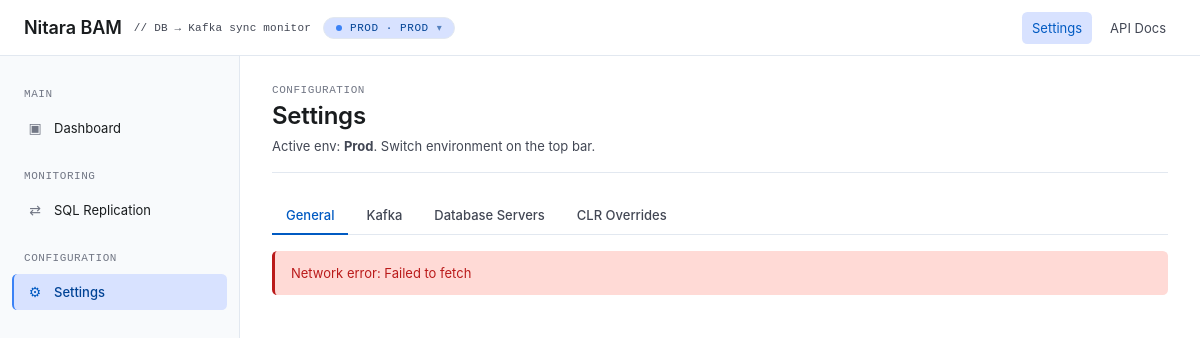
The app's page /settings, older data.
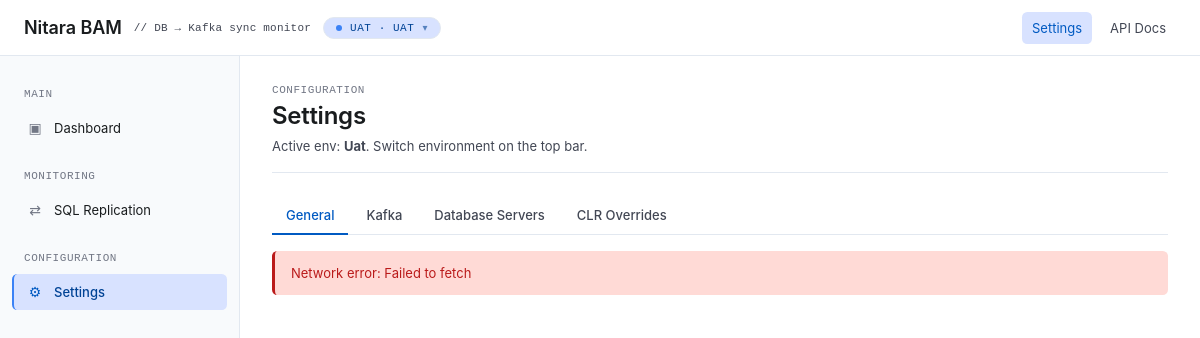
The same page, newer data.
### tables this page shows
CREATE TABLE Environments (
                display_name VARCHAR PRIMARY KEY NOT NULL,
                value VARCHAR NOT NULL UNIQUE,
                kafka_brokers VARCHAR,
                kafka_clustered VARCHAR NOT NULL DEFAULT 'false',
                settings_json VARCHAR NOT NULL DEFAULT '{}'
            , sync_to_kafka VARCHAR NOT NULL DEFAULT 'false');

### app.py (the view)
@app.route('/settings', methods=['GET'])
def settings():
    active = _resolve_active_environment()
    if not active:
        return redirect(url_for('select_environment'))
    clr_overrides = settings_db.list_clr_overrides()
    return render_template(
        'settings.html',
        active_environment=active,
        clr_overrides=clr_overrides,
    )

### app.py (called while the page is built)
def _resolve_active_environment():
    override = request.args.get('env') if request else None
    if override:
        env = settings_db.get_environment(override)
        if env:
            return env
    active = settings_db.get_active_environment()
    if active:
        return active
    envs = settings_db.list_environments()
    return envs[0] if envs else None

@app.before_request
def require_environment():
    if request.path in ('/select-environment', '/health'):
        return None
    if request.path.startswith('/static') or request.path.startswith('/apidocs'):
        return None
    if request.path.startswith('/api/'):
        return None
    if settings_db.get_active_environment():
        return None
    return redirect(url_for('select_environment'))

### templates/settings.html (shortened to what this page needs)
{% extends "base.html" %}
{% block content %}
<div class="page-header">
    <div>
        <div class="panel-eyebrow">Configuration</div>
        <h1 class="page-title">Settings</h1>
        <div class="page-subtitle">
            Active env: <strong>{{ active_environment.display_name }}</strong>.
            Switch environment on the top bar.
        </div>
    </div>
</div>
<div class="tabs" id="settingsTabs">
    <button class="tab active" data-tab="general"  onclick="loadSettingsTab('general')">General</button>
    <button class="tab"        data-tab="kafka"    onclick="loadSettingsTab('kafka')">Kafka</button>
    <button class="tab"        data-tab="databases" onclick="loadSettingsTab('databases')">Database Servers</button>
    <button class="tab"        data-tab="clr"      onclick="loadSettingsTab('clr')">CLR Overrides</button>
</div>
<div id="tab-content" data-tab="general">
</div>
{% endblock %}

### templates/base.html (shortened to what this page needs)
<!DOCTYPE html>
<html lang="en">
<head>
</head>
<body>
    <header class="topbar">
        <div class="topbar-left">
            <div class="topbar-brand">Nitara BAM</div>
            <div class="topbar-meta">// DB → Kafka sync monitor</div>
            {% if active_environment and all_environments %}
            <div class="env-switcher" id="envSwitcher">
                <button type="button" class="env-switcher-toggle" onclick="toggleEnvMenu(event)">
                    {{ active_environment.display_name }} · {{ active_environment.value }}
                </button>
            </div>
            {% endif %}
        </div>
        <nav class="topbar-actions">
            <a href="/settings" class="topbar-link {% if request.path.startswith('/settings') %}active{% endif %}">Settings</a>
            <a href="/apidocs/" class="topbar-link">API Docs</a>
        </nav>
    </header>
    <div class="workspace">
        <aside class="sidebar">
            <div class="sidebar-section">
                <div class="sidebar-title">Main</div>
                <ul class="sidebar-list">
                    <li class="sidebar-item">
                        <a href="/" class="{% if request.path == '/' %}active{% endif %}">
                            <span class="sidebar-icon">▣</span> Dashboard
                        </a>
                    </li>
                </ul>
            </div>
            <div class="sidebar-section">
                <div class="sidebar-title">Monitoring</div>
                <ul class="sidebar-list">
                    <li class="sidebar-item">
                        <a href="/sql-status" class="{% if request.path.startswith('/sql-status') %}active{% endif %}">
                            <span class="sidebar-icon">⇄</span> SQL Replication
                        </a>
                    </li>
                </ul>
            </div>
            <div class="sidebar-section">
                <div class="sidebar-title">Configuration</div>
                <ul class="sidebar-list">
                    <li class="sidebar-item">
                        <a href="/settings" class="{% if request.path.startswith('/settings') %}active{% endif %}">
                            <span class="sidebar-icon">⚙</span> Settings
                        </a>
                    </li>
                </ul>
            </div>
        </aside>
        <main class="main">
            {% block content %}{% endblock %}
        </main>
    </div>
</body>
</html>

Row changes from the older to the newer data that the page shows:
no longer on this page (row edited): Environments: display_name "PROD", value "PROD", display_name "Prod"
now on this page (row edited): Environments: display_name "UAT", value "UAT", display_name "Uat"
